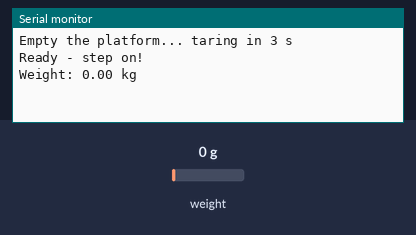
Bench run of a sketch on a simulated ESP32. Parts: the last lines printed to the serial monitor. The inputs (shaded band) are chosen by the test bench; at power-on: weight on the scale 0 g.

Above: at 6.2 s.
6.3 s: weight on the scale set to 100 g
At 8.1 s:
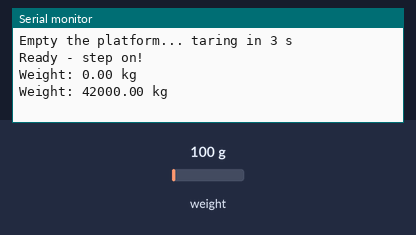
8.3 s: weight on the scale set to 1250 g
At 10.0 s:
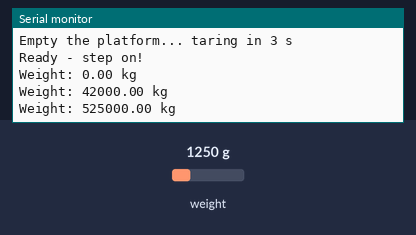
Timing chart, 0 to 11.5 s (numbered marks = the images above; inputs shaded):
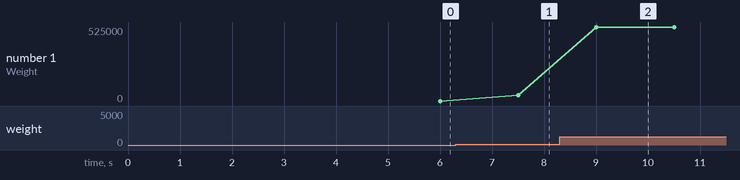

The sketch:

example.ino
```cpp
// ESP32 example using the Bogde HX711 library to tare the scale, set a calibration factor, and print averaged weight (kg) readings to the serial console.
//
// Buy this module: https://shillehtek.com/products/load-cell-50kg-half-bridge-strain-sensor
// Full manual: https://shillehtek.com/blogs/shillehtek-product-manuals/load-cell-50kg-half-bridge-strain-sensor-manual
// More examples: https://github.com/shillehbean/shillehtek-examples
//

// 4x 50kg Load Cells + HX711 - ESP32 Example
// DT -> GPIO 16, SCK -> GPIO 4, VCC -> 3V3
// Library: "HX711" by Bogdan Necula

#include "HX711.h"

HX711 scale;
float CALIBRATION_FACTOR = 1.0;   // set after calibrating

void setup() {
  Serial.begin(115200);
  scale.begin(16, 4);               // DT, SCK

  Serial.println("Empty the platform... taring in 3 s");
  delay(3000);
  scale.tare(20);
  scale.set_scale(CALIBRATION_FACTOR);
  Serial.println("Ready - step on!");
}

void loop() {
  if (scale.wait_ready_timeout(1000)) {
    Serial.printf("Weight: %.2f kg\n", scale.get_units(10));
  }
  delay(500);
}
```

Measured:
- after the input at 6.3 s, the serial monitor: prints a new line after 1.2 s (image 1)
- after the input at 8.3 s, the serial monitor: prints a new line after 0.70 s (image 2)
- plotted number 1: 0 → 42000 after the input at 6.3 s, 42000 → 525000 after the input at 8.3 s
